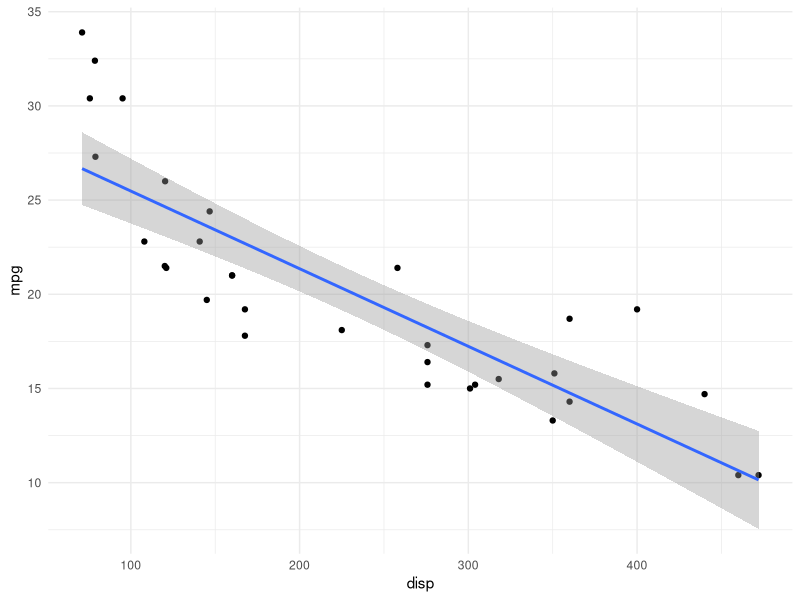
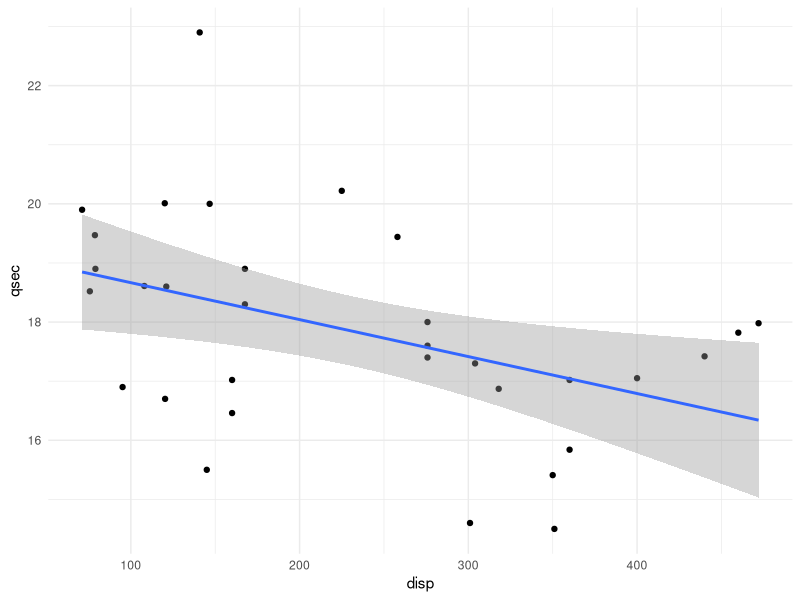
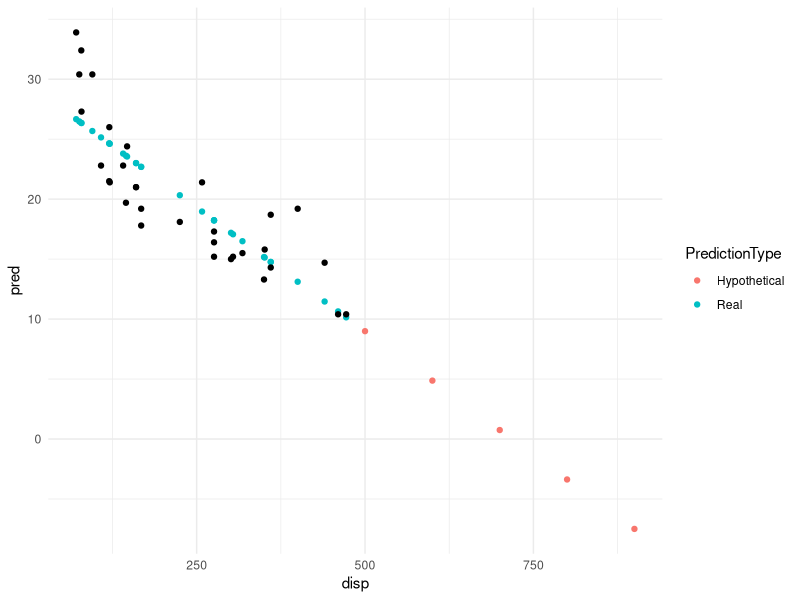

These figures' R source, in order:
library(modelr)
library(broom)
library(tidyverse)
library(fitdistrplus)
install.packages("fitdistrplus")

data("mtcars")
glimpse(mtcars)

mod1 = lm(mpg ~ disp, data = mtcars)
summary(mod1)


ggplot(mtcars, aes(x=disp,y=mpg)) + 
  geom_point() + 
  geom_smooth(method = "lm") +
  theme_minimal()

mod2 = lm(mpg ~ qsec, data = mtcars)
ggplot(mtcars, aes(x=disp,y=qsec)) + 
  geom_point() + 
  geom_smooth(method = "lm") +
  theme_minimal()

mean(mod1$residuals^2)

mean(mod2$residuals^2)


df <- mtcars %>% 
  add_predictions(mod1) 
df[,c("mpg","pred")] %>% head()

newdf = data.frame(disp = c(500,600,700,800,900))

pred = predict(mod1, newdata = newdf)

hyp_preds <- data.frame(disp = newdf$disp,
                        pred = pred)
df$PredictionType <- "Real"
hyp_preds$PredictionType <- "Hypothetical"
fullpreds <- full_join(df,hyp_preds)

ggplot(fullpreds,aes(x=disp,y=pred,color=PredictionType)) +
  geom_point() +
  geom_point(aes(y=mpg),color="Black") +
  theme_minimal()
